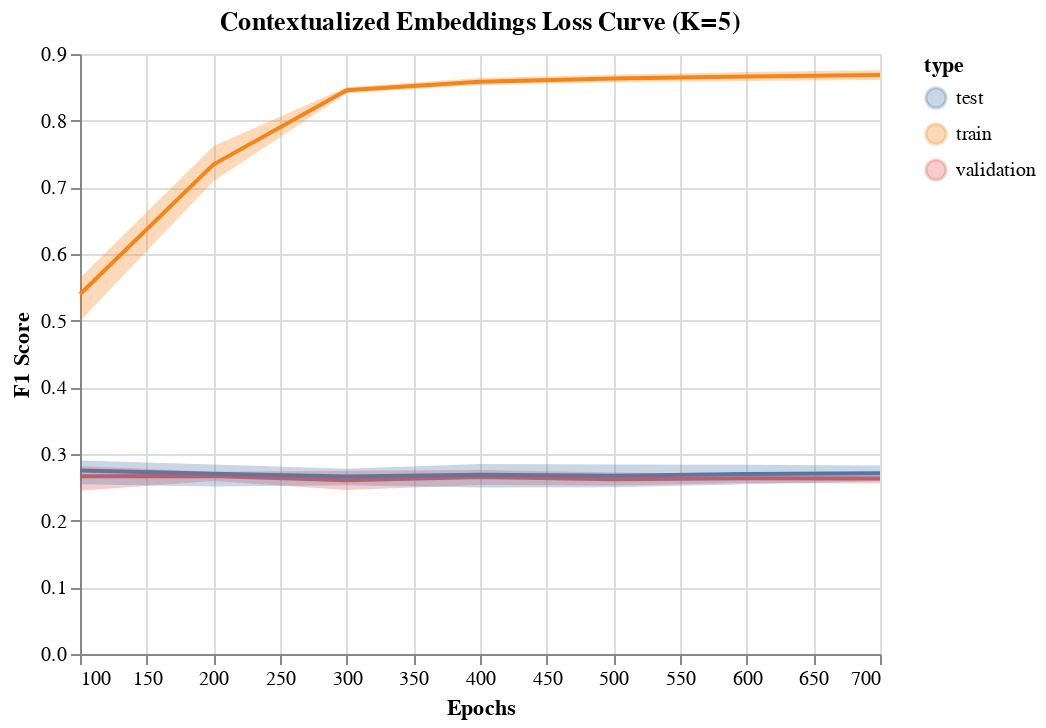

The code cell stored with this chart in its notebook:
### Code cell
line = alt.Chart(validation_results[(validation_results.model == 'Contextualized Embeddings') & (validation_results.hidden_layers == 1)]).mark_line().encode(
    x=alt.X('epochs'),
    y=alt.Y('mean(f1)'),
    color=alt.Color('type')
)

band = alt.Chart(validation_results[(validation_results.model == 'Contextualized Embeddings') & (validation_results.hidden_layers == 1)]).mark_errorband(extent='ci').encode(
    x=alt.X('epochs', title='Epochs'),
    y=alt.Y('f1', title='F1 Score'),
    color=alt.Color('type')
)

(line + band).properties(title='Contextualized Embeddings Loss Curve (K=5)')

### Figure 1 — Vega-Lite specification as saved in the notebook (floating-point values rounded to 4 significant figures)
{"config": {"view": {"continuousWidth": 400, "continuousHeight": 300}}, "layer": [{"data": {"name": "data-d2c4588a33f43424b983c147aa8f4e09"}, "mark": "line", "encoding": {"color": {"field": "type", "type": "nominal"}, "x": {"field": "epochs", "type": "quantitative"}, "y": {"aggregate": "mean", "field": "f1", "type": "quantitative"}}}, {"data": {"name": "data-d2c4588a33f43424b983c147aa8f4e09"}, "mark": {"type": "errorband", "extent": "ci"}, "encoding": {"color": {"field": "type", "type": "nominal"}, "x": {"field": "epochs", "title": "Epochs", "type": "quantitative"}, "y": {"field": "f1", "title": "F1 Score", "type": "quantitative"}}}], "title": "Contextualized Embeddings Loss Curve (K=5)", "$schema": "https://vega.github.io/schema/vega-lite/v4.17.0.json", "datasets": {"data-d2c4588a33f43424b983c147aa8f4e09": [{"model": "Contextualized Embeddings", "variable": "epochs", "epochs": 100, "batch_norm": true, "dropout": 0.2, "hidden_neurons": 512, "hidden_layers": 1, "f1": 0.4589, "type": "train"}, {"model": "Contextualized Embeddings", "variable": "epochs", "epochs": 100, "batch_norm": true, "dropout": 0.2, "hidden_neurons": 512, "hidden_layers": 1, "f1": 0.2228, "type": "validation"}, {"model": "Contextualized Embeddings", "variable": "epochs", "epochs": 100, "batch_norm": true, "dropout": 0.2, "hidden_neurons": 512, "hidden_layers": 1, "f1": 0.2388, "type": "test"}, {"model": "Contextualized Embeddings", "variable": "epochs", "epochs": 200, "batch_norm": true, "dropout": 0.2, "hidden_neurons": 512, "hidden_layers": 1, "f1": 0.7058, "type": "train"}, {"model": "Contextualized Embeddings", "variable": "epochs", "epochs": 200, "batch_norm": true, "dropout": 0.2, "hidden_neurons": 512, "hidden_layers": 1, "f1": 0.271, "type": "validation"}, {"model": "Contextualized Embeddings", "variable": "epochs", "epochs": 200, "batch_norm": true, "dropout": 0.2, "hidden_neurons": 512, "hidden_layers": 1, "f1": 0.2737, "type": "test"}, {"model": "Contextualized Embeddings", "variable": "epochs", "epochs": 300, "batch_norm": true, "dropout": 0.2, "hidden_neurons": 512, "hidden_layers": 1, "f1": 0.8535, "type": "train"}, {"model": "Contextualized Embeddings", "variable": "epochs", "epochs": 300, "batch_norm": true, "dropout": 0.2, "hidden_neurons": 512, "hidden_layers": 1, "f1": 0.2776, "type": "validation"}, {"model": "Contextualized Embeddings", "variable": "epochs", "epochs": 300, "batch_norm": true, "dropout": 0.2, "hidden_neurons": 512, "hidden_layers": 1, "f1": 0.2697, "type": "test"}, {"model": "Contextualized Embeddings", "variable": "epochs", "epochs": 400, "batch_norm": true, "dropout": 0.2, "hidden_neurons": 512, "hidden_layers": 1, "f1": 0.8616, "type": "train"}, {"model": "Contextualized Embeddings", "variable": "epochs", "epochs": 400, "batch_norm": true, "dropout": 0.2, "hidden_neurons": 512, "hidden_layers": 1, "f1": 0.2745, "type": "validation"}, {"model": "Contextualized Embeddings", "variable": "epochs", "epochs": 400, "batch_norm": true, "dropout": 0.2, "hidden_neurons": 512, "hidden_layers": 1, "f1": 0.267, "type": "test"}, {"model": "Contextualized Embeddings", "variable": "epochs", "epochs": 500, "batch_norm": true, "dropout": 0.2, "hidden_neurons": 512, "hidden_layers": 1, "f1": 0.8682, "type": "train"}, {"model": "Contextualized Embeddings", "variable": "epochs", "epochs": 500, "batch_norm": true, "dropout": 0.2, "hidden_neurons": 512, "hidden_layers": 1, "f1": 0.2592, "type": "validation"}, {"model": "Contextualized Embeddings", "variable": "epochs", "epochs": 500, "batch_norm": true, "dropout": 0.2, "hidden_neurons": 512, "hidden_layers": 1, "f1": 0.2623, "type": "test"}, {"model": "Contextualized Embeddings", "variable": "epochs", "epochs": 600, "batch_norm": true, "dropout": 0.2, "hidden_neurons": 512, "hidden_layers": 1, "f1": 0.8735, "type": "train"}, {"model": "Contextualized Embeddings", "variable": "epochs", "epochs": 600, "batch_norm": true, "dropout": 0.2, "hidden_neurons": 512, "hidden_layers": 1, "f1": 0.2707, "type": "validation"}, {"model": "Contextualized Embeddings", "variable": "epochs", "epochs": 600, "batch_norm": true, "dropout": 0.2, "hidden_neurons": 512, "hidden_layers": 1, "f1": 0.2663, "type": "test"}, {"model": "Contextualized Embeddings", "variable": "epochs", "epochs": 700, "batch_norm": true, "dropout": 0.2, "hidden_neurons": 512, "hidden_layers": 1, "f1": 0.8752, "type": "train"}, {"model": "Contextualized Embeddings", "variable": "epochs", "epochs": 700, "batch_norm": true, "dropout": 0.2, "hidden_neurons": 512, "hidden_layers": 1, "f1": 0.2723, "type": "validation"}, {"model": "Contextualized Embeddings", "variable": "epochs", "epochs": 700, "batch_norm": true, "dropout": 0.2, "hidden_neurons": 512, "hidden_layers": 1, "f1": 0.2686, "type": "test"}, {"model": "Contextualized Embeddings", "variable": "epochs", "epochs": 100, "batch_norm": true, "dropout": 0.2, "hidden_neurons": 512, "hidden_layers": 1, "f1": 0.56, "type": "train"}, {"model": "Contextualized Embeddings", "variable": "epochs", "epochs": 100, "batch_norm": true, "dropout": 0.2, "hidden_neurons": 512, "hidden_layers": 1, "f1": 0.2766, "type": "validation"}, {"model": "Contextualized Embeddings", "variable": "epochs", "epochs": 100, "batch_norm": true, "dropout": 0.2, "hidden_neurons": 512, "hidden_layers": 1, "f1": 0.2856, "type": "test"}, {"model": "Contextualized Embeddings", "variable": "epochs", "epochs": 200, "batch_norm": true, "dropout": 0.2, "hidden_neurons": 512, "hidden_layers": 1, "f1": 0.7734, "type": "train"}, {"model": "Contextualized Embeddings", "variable": "epochs", "epochs": 200, "batch_norm": true, "dropout": 0.2, "hidden_neurons": 512, "hidden_layers": 1, "f1": 0.2658, "type": "validation"}, {"model": "Contextualized Embeddings", "variable": "epochs", "epochs": 200, "batch_norm": true, "dropout": 0.2, "hidden_neurons": 512, "hidden_layers": 1, "f1": 0.2721, "type": "test"}, {"model": "Contextualized Embeddings", "variable": "epochs", "epochs": 300, "batch_norm": true, "dropout": 0.2, "hidden_neurons": 512, "hidden_layers": 1, "f1": 0.8465, "type": "train"}, {"model": "Contextualized Embeddings", "variable": "epochs", "epochs": 300, "batch_norm": true, "dropout": 0.2, "hidden_neurons": 512, "hidden_layers": 1, "f1": 0.2571, "type": "validation"}, {"model": "Contextualized Embeddings", "variable": "epochs", "epochs": 300, "batch_norm": true, "dropout": 0.2, "hidden_neurons": 512, "hidden_layers": 1, "f1": 0.2606, "type": "test"}, {"model": "Contextualized Embeddings", "variable": "epochs", "epochs": 400, "batch_norm": true, "dropout": 0.2, "hidden_neurons": 512, "hidden_layers": 1, "f1": 0.857, "type": "train"}, {"model": "Contextualized Embeddings", "variable": "epochs", "epochs": 400, "batch_norm": true, "dropout": 0.2, "hidden_neurons": 512, "hidden_layers": 1, "f1": 0.2651, "type": "validation"}, {"model": "Contextualized Embeddings", "variable": "epochs", "epochs": 400, "batch_norm": true, "dropout": 0.2, "hidden_neurons": 512, "hidden_layers": 1, "f1": 0.2676, "type": "test"}, {"model": "Contextualized Embeddings", "variable": "epochs", "epochs": 500, "batch_norm": true, "dropout": 0.2, "hidden_neurons": 512, "hidden_layers": 1, "f1": 0.862, "type": "train"}, {"model": "Contextualized Embeddings", "variable": "epochs", "epochs": 500, "batch_norm": true, "dropout": 0.2, "hidden_neurons": 512, "hidden_layers": 1, "f1": 0.2624, "type": "validation"}, {"model": "Contextualized Embeddings", "variable": "epochs", "epochs": 500, "batch_norm": true, "dropout": 0.2, "hidden_neurons": 512, "hidden_layers": 1, "f1": 0.2618, "type": "test"}, {"model": "Contextualized Embeddings", "variable": "epochs", "epochs": 600, "batch_norm": true, "dropout": 0.2, "hidden_neurons": 512, "hidden_layers": 1, "f1": 0.863, "type": "train"}, {"model": "Contextualized Embeddings", "variable": "epochs", "epochs": 600, "batch_norm": true, "dropout": 0.2, "hidden_neurons": 512, "hidden_layers": 1, "f1": 0.2699, "type": "validation"}, {"model": "Contextualized Embeddings", "variable": "epochs", "epochs": 600, "batch_norm": true, "dropout": 0.2, "hidden_neurons": 512, "hidden_layers": 1, "f1": 0.2651, "type": "test"}, {"model": "Contextualized Embeddings", "variable": "epochs", "epochs": 700, "batch_norm": true, "dropout": 0.2, "hidden_neurons": 512, "hidden_layers": 1, "f1": 0.8639, "type": "train"}, {"model": "Contextualized Embeddings", "variable": "epochs", "epochs": 700, "batch_norm": true, "dropout": 0.2, "hidden_neurons": 512, "hidden_layers": 1, "f1": 0.2694, "type": "validation"}, {"model": "Contextualized Embeddings", "variable": "epochs", "epochs": 700, "batch_norm": true, "dropout": 0.2, "hidden_neurons": 512, "hidden_layers": 1, "f1": 0.2653, "type": "test"}, {"model": "Contextualized Embeddings", "variable": "epochs", "epochs": 100, "batch_norm": true, "dropout": 0.2, "hidden_neurons": 512, "hidden_layers": 1, "f1": 0.5585, "type": "train"}, {"model": "Contextualized Embeddings", "variable": "epochs", "epochs": 100, "batch_norm": true, "dropout": 0.2, "hidden_neurons": 512, "hidden_layers": 1, "f1": 0.2673, "type": "validation"}, {"model": "Contextualized Embeddings", "variable": "epochs", "epochs": 100, "batch_norm": true, "dropout": 0.2, "hidden_neurons": 512, "hidden_layers": 1, "f1": 0.2821, "type": "test"}, {"model": "Contextualized Embeddings", "variable": "epochs", "epochs": 200, "batch_norm": true, "dropout": 0.2, "hidden_neurons": 512, "hidden_layers": 1, "f1": 0.7253, "type": "train"}, {"model": "Contextualized Embeddings", "variable": "epochs", "epochs": 200, "batch_norm": true, "dropout": 0.2, "hidden_neurons": 512, "hidden_layers": 1, "f1": 0.2773, "type": "validation"}, {"model": "Contextualized Embeddings", "variable": "epochs", "epochs": 200, "batch_norm": true, "dropout": 0.2, "hidden_neurons": 512, "hidden_layers": 1, "f1": 0.2781, "type": "test"}, {"model": "Contextualized Embeddings", "variable": "epochs", "epochs": 300, "batch_norm": true, "dropout": 0.2, "hidden_neurons": 512, "hidden_layers": 1, "f1": 0.8432, "type": "train"}, {"model": "Contextualized Embeddings", "variable": "epochs", "epochs": 300, "batch_norm": true, "dropout": 0.2, "hidden_neurons": 512, "hidden_layers": 1, "f1": 0.2813, "type": "validation"}, {"model": "Contextualized Embeddings", "variable": "epochs", "epochs": 300, "batch_norm": true, "dropout": 0.2, "hidden_neurons": 512, "hidden_layers": 1, "f1": 0.2796, "type": "test"}, {"model": "Contextualized Embeddings", "variable": "epochs", "epochs": 400, "batch_norm": true, "dropout": 0.2, "hidden_neurons": 512, "hidden_layers": 1, "f1": 0.8542, "type": "train"}, {"model": "Contextualized Embeddings", "variable": "epochs", "epochs": 400, "batch_norm": true, "dropout": 0.2, "hidden_neurons": 512, "hidden_layers": 1, "f1": 0.2799, "type": "validation"}, {"model": "Contextualized Embeddings", "variable": "epochs", "epochs": 400, "batch_norm": true, "dropout": 0.2, "hidden_neurons": 512, "hidden_layers": 1, "f1": 0.2846, "type": "test"}, {"model": "Contextualized Embeddings", "variable": "epochs", "epochs": 500, "batch_norm": true, "dropout": 0.2, "hidden_neurons": 512, "hidden_layers": 1, "f1": 0.8606, "type": "train"}, {"model": "Contextualized Embeddings", "variable": "epochs", "epochs": 500, "batch_norm": true, "dropout": 0.2, "hidden_neurons": 512, "hidden_layers": 1, "f1": 0.2804, "type": "validation"}, {"model": "Contextualized Embeddings", "variable": "epochs", "epochs": 500, "batch_norm": true, "dropout": 0.2, "hidden_neurons": 512, "hidden_layers": 1, "f1": 0.2876, "type": "test"}, {"model": "Contextualized Embeddings", "variable": "epochs", "epochs": 600, "batch_norm": true, "dropout": 0.2, "hidden_neurons": 512, "hidden_layers": 1, "f1": 0.8657, "type": "train"}, {"model": "Contextualized Embeddings", "variable": "epochs", "epochs": 600, "batch_norm": true, "dropout": 0.2, "hidden_neurons": 512, "hidden_layers": 1, "f1": 0.2681, "type": "validation"}, {"model": "Contextualized Embeddings", "variable": "epochs", "epochs": 600, "batch_norm": true, "dropout": 0.2, "hidden_neurons": 512, "hidden_layers": 1, "f1": 0.2846, "type": "test"}, {"model": "Contextualized Embeddings", "variable": "epochs", "epochs": 700, "batch_norm": true, "dropout": 0.2, "hidden_neurons": 512, "hidden_layers": 1, "f1": 0.8687, "type": "train"}, {"model": "Contextualized Embeddings", "variable": "epochs", "epochs": 700, "batch_norm": true, "dropout": 0.2, "hidden_neurons": 512, "hidden_layers": 1, "f1": 0.2678, "type": "validation"}, {"model": "Contextualized Embeddings", "variable": "epochs", "epochs": 700, "batch_norm": true, "dropout": 0.2, "hidden_neurons": 512, "hidden_layers": 1, "f1": 0.2828, "type": "test"}, {"model": "Contextualized Embeddings", "variable": "epochs", "epochs": 100, "batch_norm": true, "dropout": 0.2, "hidden_neurons": 512, "hidden_layers": 1, "f1": 0.5503, "type": "train"}, {"model": "Contextualized Embeddings", "variable": "epochs", "epochs": 100, "batch_norm": true, "dropout": 0.2, "hidden_neurons": 512, "hidden_layers": 1, "f1": 0.2884, "type": "validation"}, {"model": "Contextualized Embeddings", "variable": "epochs", "epochs": 100, "batch_norm": true, "dropout": 0.2, "hidden_neurons": 512, "hidden_layers": 1, "f1": 0.2985, "type": "test"}, {"model": "Contextualized Embeddings", "variable": "epochs", "epochs": 200, "batch_norm": true, "dropout": 0.2, "hidden_neurons": 512, "hidden_layers": 1, "f1": 0.704, "type": "train"}, {"model": "Contextualized Embeddings", "variable": "epochs", "epochs": 200, "batch_norm": true, "dropout": 0.2, "hidden_neurons": 512, "hidden_layers": 1, "f1": 0.2694, "type": "validation"}, {"model": "Contextualized Embeddings", "variable": "epochs", "epochs": 200, "batch_norm": true, "dropout": 0.2, "hidden_neurons": 512, "hidden_layers": 1, "f1": 0.2918, "type": "test"}, {"model": "Contextualized Embeddings", "variable": "epochs", "epochs": 300, "batch_norm": true, "dropout": 0.2, "hidden_neurons": 512, "hidden_layers": 1, "f1": 0.837, "type": "train"}, {"model": "Contextualized Embeddings", "variable": "epochs", "epochs": 300, "batch_norm": true, "dropout": 0.2, "hidden_neurons": 512, "hidden_layers": 1, "f1": 0.2459, "type": "validation"}, {"model": "Contextualized Embeddings", "variable": "epochs", "epochs": 300, "batch_norm": true, "dropout": 0.2, "hidden_neurons": 512, "hidden_layers": 1, "f1": 0.2802, "type": "test"}, {"model": "Contextualized Embeddings", "variable": "epochs", "epochs": 400, "batch_norm": true, "dropout": 0.2, "hidden_neurons": 512, "hidden_layers": 1, "f1": 0.8512, "type": "train"}, {"model": "Contextualized Embeddings", "variable": "epochs", "epochs": 400, "batch_norm": true, "dropout": 0.2, "hidden_neurons": 512, "hidden_layers": 1, "f1": 0.2664, "type": "validation"}, {"model": "Contextualized Embeddings", "variable": "epochs", "epochs": 400, "batch_norm": true, "dropout": 0.2, "hidden_neurons": 512, "hidden_layers": 1, "f1": 0.294, "type": "test"}, {"model": "Contextualized Embeddings", "variable": "epochs", "epochs": 500, "batch_norm": true, "dropout": 0.2, "hidden_neurons": 512, "hidden_layers": 1, "f1": 0.853, "type": "train"}, {"model": "Contextualized Embeddings", "variable": "epochs", "epochs": 500, "batch_norm": true, "dropout": 0.2, "hidden_neurons": 512, "hidden_layers": 1, "f1": 0.2616, "type": "validation"}, {"model": "Contextualized Embeddings", "variable": "epochs", "epochs": 500, "batch_norm": true, "dropout": 0.2, "hidden_neurons": 512, "hidden_layers": 1, "f1": 0.2914, "type": "test"}, {"model": "Contextualized Embeddings", "variable": "epochs", "epochs": 600, "batch_norm": true, "dropout": 0.2, "hidden_neurons": 512, "hidden_layers": 1, "f1": 0.8532, "type": "train"}, {"model": "Contextualized Embeddings", "variable": "epochs", "epochs": 600, "batch_norm": true, "dropout": 0.2, "hidden_neurons": 512, "hidden_layers": 1, "f1": 0.2591, "type": "validation"}, {"model": "Contextualized Embeddings", "variable": "epochs", "epochs": 600, "batch_norm": true, "dropout": 0.2, "hidden_neurons": 512, "hidden_layers": 1, "f1": 0.292, "type": "test"}, {"model": "Contextualized Embeddings", "variable": "epochs", "epochs": 700, "batch_norm": true, "dropout": 0.2, "hidden_neurons": 512, "hidden_layers": 1, "f1": 0.8542, "type": "train"}, {"model": "Contextualized Embeddings", "variable": "epochs", "epochs": 700, "batch_norm": true, "dropout": 0.2, "hidden_neurons": 512, "hidden_layers": 1, "f1": 0.2572, "type": "validation"}, {"model": "Contextualized Embeddings", "variable": "epochs", "epochs": 700, "batch_norm": true, "dropout": 0.2, "hidden_neurons": 512, "hidden_layers": 1, "f1": 0.29, "type": "test"}, {"model": "Contextualized Embeddings", "variable": "epochs", "epochs": 100, "batch_norm": true, "dropout": 0.2, "hidden_neurons": 512, "hidden_layers": 1, "f1": 0.5704, "type": "train"}, {"model": "Contextualized Embeddings", "variable": "epochs", "epochs": 100, "batch_norm": true, "dropout": 0.2, "hidden_neurons": 512, "hidden_layers": 1, "f1": 0.2788, "type": "validation"}, {"model": "Contextualized Embeddings", "variable": "epochs", "epochs": 100, "batch_norm": true, "dropout": 0.2, "hidden_neurons": 512, "hidden_layers": 1, "f1": 0.2717, "type": "test"}, {"model": "Contextualized Embeddings", "variable": "epochs", "epochs": 200, "batch_norm": true, "dropout": 0.2, "hidden_neurons": 512, "hidden_layers": 1, "f1": 0.7618, "type": "train"}, {"model": "Contextualized Embeddings", "variable": "epochs", "epochs": 200, "batch_norm": true, "dropout": 0.2, "hidden_neurons": 512, "hidden_layers": 1, "f1": 0.2515, "type": "validation"}, {"model": "Contextualized Embeddings", "variable": "epochs", "epochs": 200, "batch_norm": true, "dropout": 0.2, "hidden_neurons": 512, "hidden_layers": 1, "f1": 0.2354, "type": "test"}, {"model": "Contextualized Embeddings", "variable": "epochs", "epochs": 300, "batch_norm": true, "dropout": 0.2, "hidden_neurons": 512, "hidden_layers": 1, "f1": 0.8473, "type": "train"}, {"model": "Contextualized Embeddings", "variable": "epochs", "epochs": 300, "batch_norm": true, "dropout": 0.2, "hidden_neurons": 512, "hidden_layers": 1, "f1": 0.2407, "type": "validation"}, {"model": "Contextualized Embeddings", "variable": "epochs", "epochs": 300, "batch_norm": true, "dropout": 0.2, "hidden_neurons": 512, "hidden_layers": 1, "f1": 0.2414, "type": "test"}, {"model": "Contextualized Embeddings", "variable": "epochs", "epochs": 400, "batch_norm": true, "dropout": 0.2, "hidden_neurons": 512, "hidden_layers": 1, "f1": 0.8688, "type": "train"}, {"model": "Contextualized Embeddings", "variable": "epochs", "epochs": 400, "batch_norm": true, "dropout": 0.2, "hidden_neurons": 512, "hidden_layers": 1, "f1": 0.2421, "type": "validation"}, {"model": "Contextualized Embeddings", "variable": "epochs", "epochs": 400, "batch_norm": true, "dropout": 0.2, "hidden_neurons": 512, "hidden_layers": 1, "f1": 0.2321, "type": "test"}, {"model": "Contextualized Embeddings", "variable": "epochs", "epochs": 500, "batch_norm": true, "dropout": 0.2, "hidden_neurons": 512, "hidden_layers": 1, "f1": 0.8729, "type": "train"}, {"model": "Contextualized Embeddings", "variable": "epochs", "epochs": 500, "batch_norm": true, "dropout": 0.2, "hidden_neurons": 512, "hidden_layers": 1, "f1": 0.2465, "type": "validation"}, {"model": "Contextualized Embeddings", "variable": "epochs", "epochs": 500, "batch_norm": true, "dropout": 0.2, "hidden_neurons": 512, "hidden_layers": 1, "f1": 0.2337, "type": "test"}, {"model": "Contextualized Embeddings", "variable": "epochs", "epochs": 600, "batch_norm": true, "dropout": 0.2, "hidden_neurons": 512, "hidden_layers": 1, "f1": 0.8762, "type": "train"}, {"model": "Contextualized Embeddings", "variable": "epochs", "epochs": 600, "batch_norm": true, "dropout": 0.2, "hidden_neurons": 512, "hidden_layers": 1, "f1": 0.2507, "type": "validation"}, {"model": "Contextualized Embeddings", "variable": "epochs", "epochs": 600, "batch_norm": true, "dropout": 0.2, "hidden_neurons": 512, "hidden_layers": 1, "f1": 0.2414, "type": "test"}, {"model": "Contextualized Embeddings", "variable": "epochs", "epochs": 700, "batch_norm": true, "dropout": 0.2, "hidden_neurons": 512, "hidden_layers": 1, "f1": 0.8799, "type": "train"}, {"model": "Contextualized Embeddings", "variable": "epochs", "epochs": 700, "batch_norm": true, "dropout": 0.2, "hidden_neurons": 512, "hidden_layers": 1, "f1": 0.2487, "type": "validation"}, {"model": "Contextualized Embeddings", "variable": "epochs", "epochs": 700, "batch_norm": true, "dropout": 0.2, "hidden_neurons": 512, "hidden_layers": 1, "f1": 0.2491, "type": "test"}]}}
